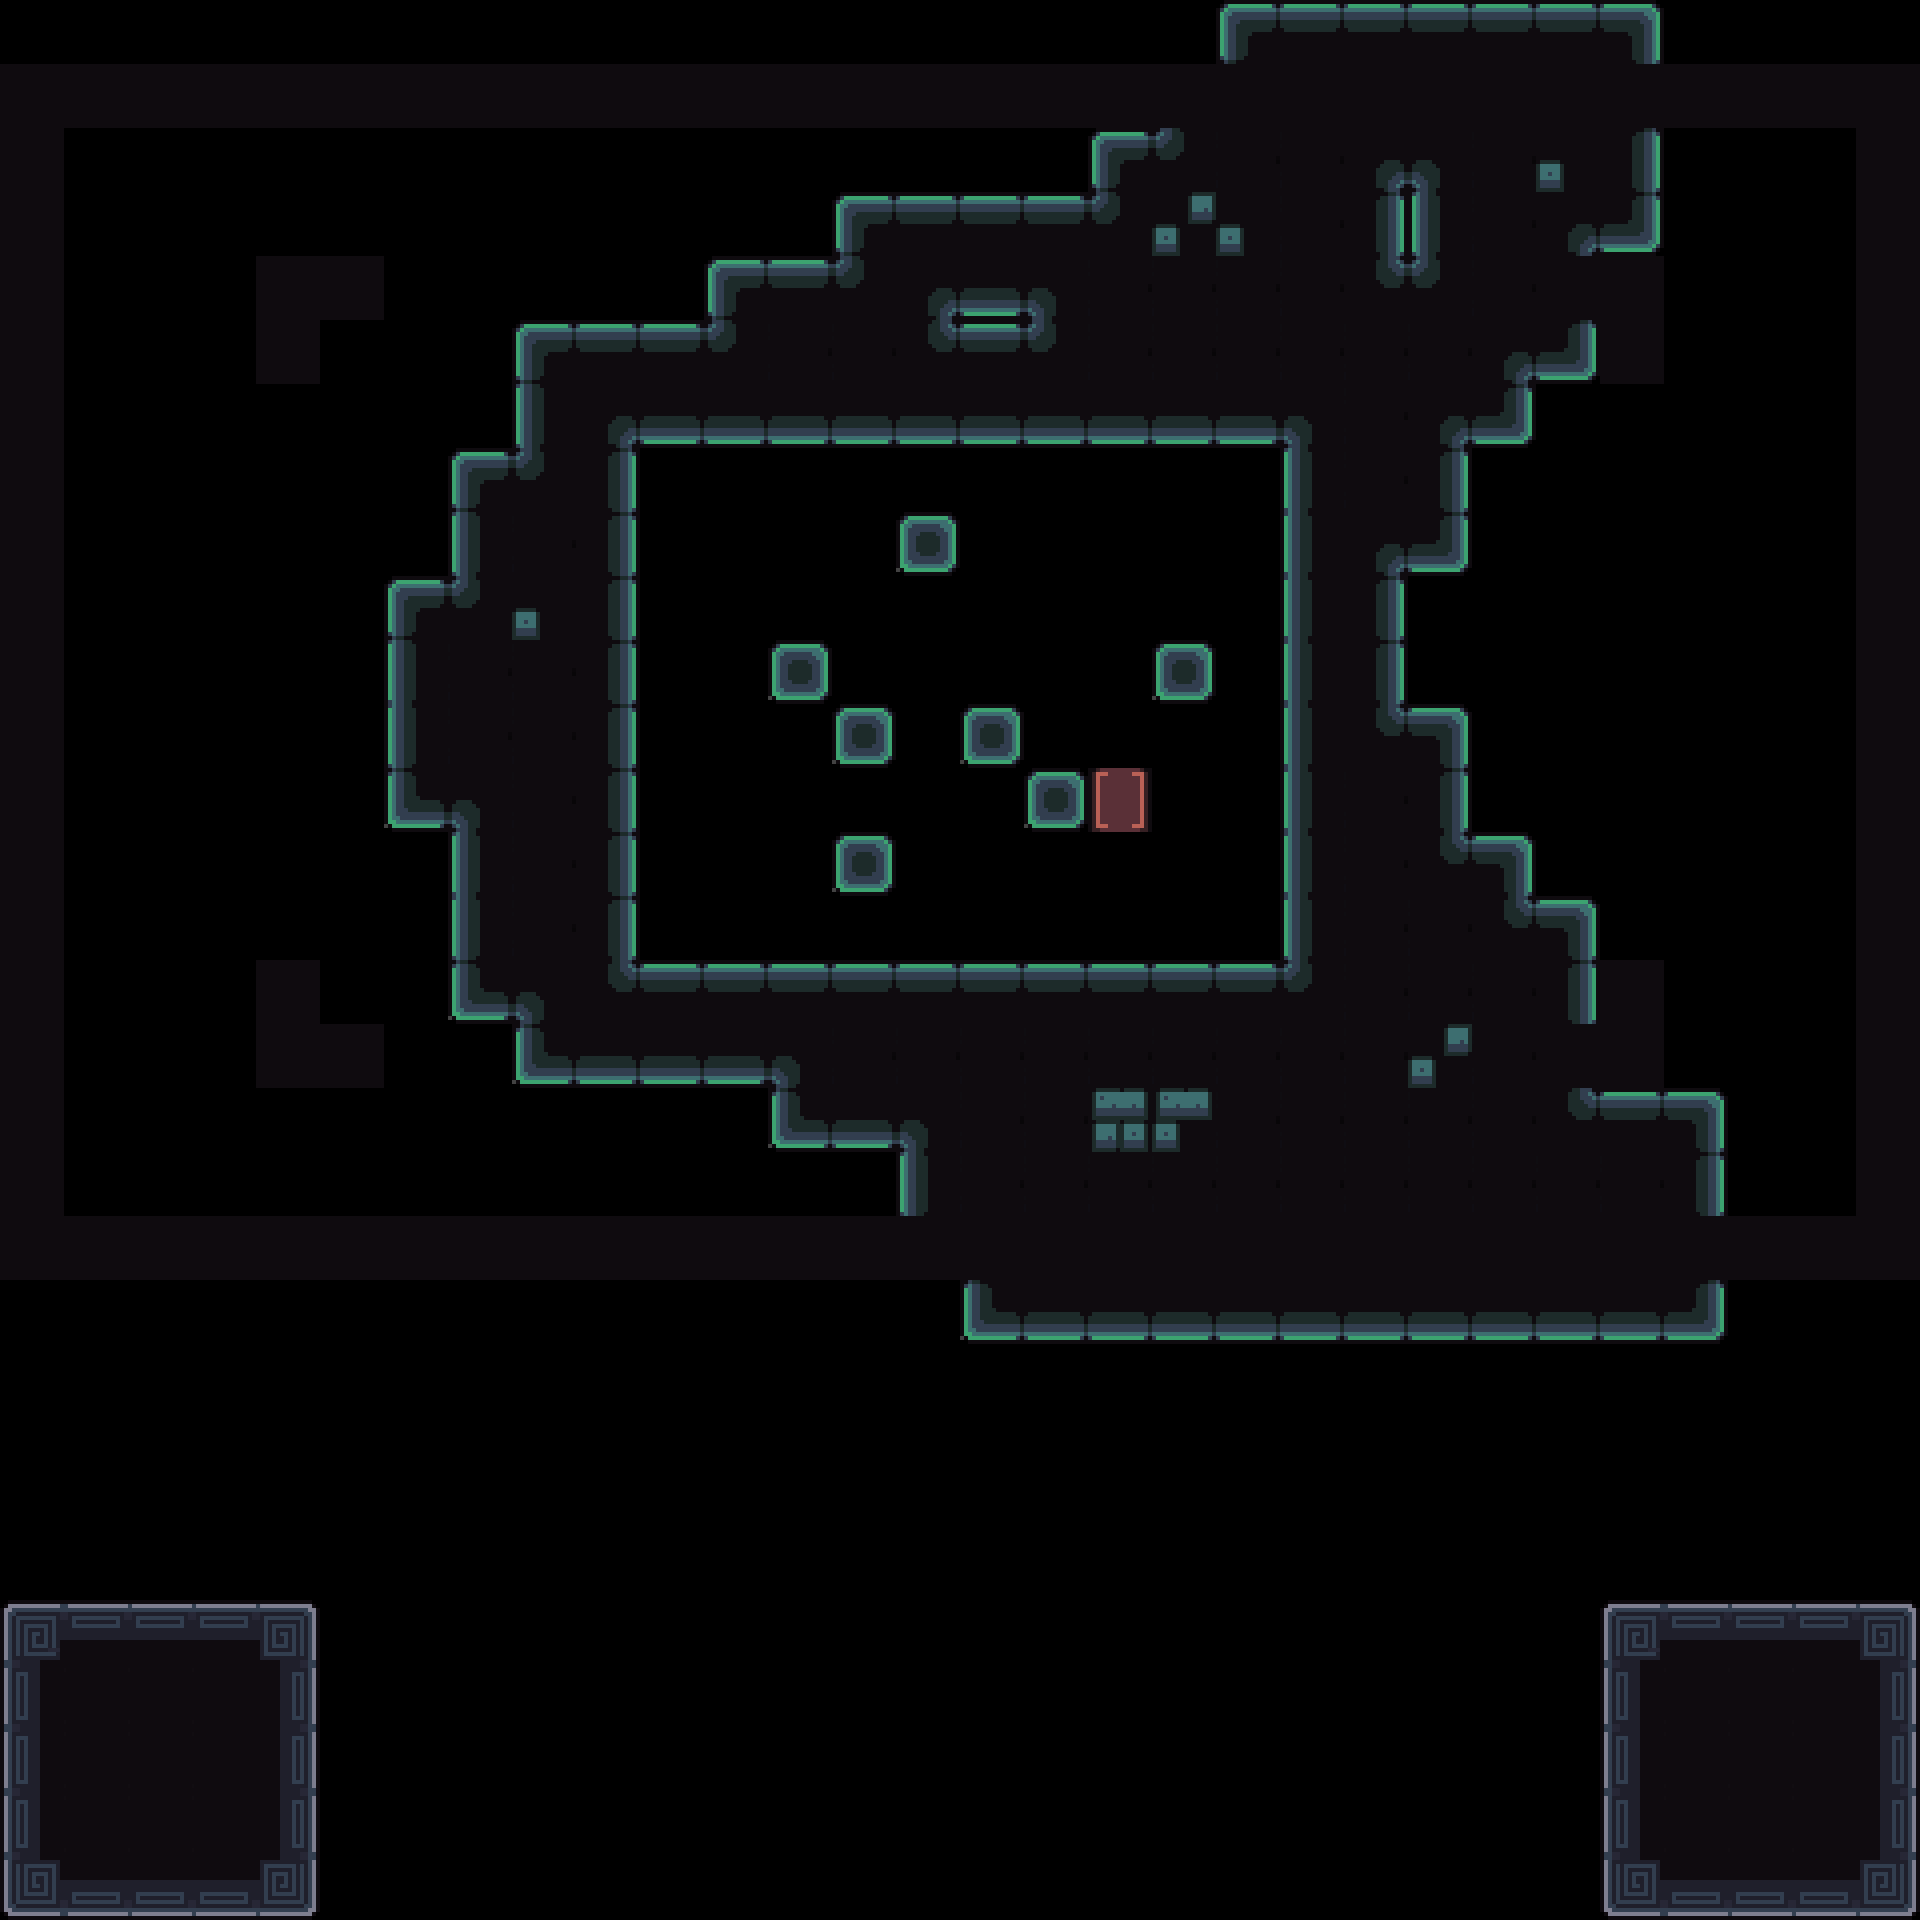

Rendered tile map (Tiled .tmx) drawn with the repository's tilesets; below, a short description and the map source with its tile grids summarised:
An orthogonal 30x30 tile map with 64x64 px tiles, 4 tile layers (Decoration, Main, Exit, Border) and 39 objects (35x 1, Camera1, Camera2, Win, Unactive).

<map version="1.10" tiledversion="1.11.2" orientation="orthogonal" renderorder="right-down" width="30" height="30" tilewidth="64" tileheight="64" infinite="0" nextlayerid="8" nextobjectid="198">
 <tileset firstgid="1" source="../tilesets/tileset_d.tsx" />
 <objectgroup id="4" name="Triggers">
  <object id="23" name="Camera1" x="960" y="672">
   <point />
  </object>
  <object id="24" name="Camera2" x="704" y="480">
   <point />
  </object>
  <object id="28" name="Win" x="0" y="64" width="1920" height="1216" />
  <object id="29" name="Unactive" x="0" y="1600" width="320" height="320" />
  <object id="106" name="Data" type="1" x="0" y="0" width="63.6932" height="63.6932">
   <properties>
    <property name="bg" value="green" />
    <property name="level_number" type="int" value="14" />
    <property name="level_unlock" value="9, 13" />
   </properties>
  </object>
 </objectgroup>
 <layer id="3" name="Decoration" width="30" height="30">
  <data>[900 cells, 1 non-empty, 1 distinct tile ids]</data>
 </layer>
 <layer id="7" name="Main" width="30" height="30">
  <data>[900 cells, 271 non-empty, 26 distinct tile ids]</data>
 </layer>
 <layer id="6" name="Exit" width="30" height="30">
  <data>[900 cells, 11 non-empty, 4 distinct tile ids]</data>
 </layer>
 <objectgroup id="2" name="Entities">
  <object id="109" name="Box" type="1" x="640" y="768" width="63.6932" height="63.6932" />
  <object id="125" name="Box" type="1" x="640" y="576" width="63.6932" height="63.6932" />
  <object id="137" name="Box" type="1" x="1216" y="704" width="63.6932" height="63.6932" />
  <object id="140" name="Box" type="1" x="1216" y="512" width="63.6932" height="63.6932" />
  <object id="143" name="Box" type="1" x="640" y="832" width="63.6932" height="63.6932" />
  <object id="145" name="Box" type="1" x="768" y="896" width="63.6932" height="63.6932" />
  <object id="146" name="Box" type="1" x="1152" y="448" width="63.6932" height="63.6932" />
  <object id="135" name="Box" type="1" x="1216" y="832" width="63.6932" height="63.6932" />
  <object id="126" name="Box" type="1" x="640" y="512" width="63.6932" height="63.6932" />
  <object id="138" name="Box" type="1" x="1216" y="640" width="63.6932" height="63.6932" />
  <object id="141" name="Box" type="1" x="1216" y="448" width="63.6932" height="63.6932" />
  <object id="144" name="Box" type="1" x="640" y="896" width="63.6932" height="63.6932" />
  <object id="124" name="Box" type="1" x="640" y="640" width="63.6932" height="63.6932" />
  <object id="136" name="Box" type="1" x="1216" y="768" width="63.6932" height="63.6932" />
  <object id="139" name="Box" type="1" x="1216" y="576" width="63.6932" height="63.6932" />
  <object id="142" name="Box" type="1" x="704" y="896" width="63.6932" height="63.6932" />
  <object id="127" name="Box" type="1" x="640" y="448" width="63.6932" height="63.6932" />
  <object id="116" name="Box" type="1" x="832" y="896" width="63.6932" height="63.6932" />
  <object id="134" name="Box" type="1" x="704" y="448" width="63.6932" height="63.6932" />
  <object id="117" name="Box" type="1" x="896" y="896" width="63.6932" height="63.6932" />
  <object id="147" name="Box" type="1" x="768" y="704" width="63.6932" height="63.6932" />
  <object id="148" name="Box" type="1" x="960" y="512" width="63.6932" height="63.6932" />
  <object id="149" name="Box" type="1" x="960" y="768" width="63.6932" height="63.6932" />
  <object id="133" name="Box" type="1" x="768" y="448" width="63.6932" height="63.6932" />
  <object id="122" name="Box" type="1" x="1088" y="896" width="63.6932" height="63.6932" />
  <object id="197" name="Battery" type="1" x="1088" y="768" width="63.6932" height="63.6932" />
  <object id="132" name="Box" type="1" x="832" y="448" width="63.6932" height="63.6932" />
  <object id="121" name="Box" type="1" x="1152" y="896" width="63.6932" height="63.6932" />
  <object id="129" name="Box" type="1" x="1024" y="448" width="63.6932" height="63.6932" />
  <object id="119" name="Box" type="1" x="1024" y="896" width="63.6932" height="63.6932" />
  <object id="131" name="Box" type="1" x="896" y="448" width="63.6932" height="63.6932" />
  <object id="120" name="Box" type="1" x="1216" y="896" width="63.6932" height="63.6932" />
  <object id="130" name="Box" type="1" x="1088" y="448" width="63.6932" height="63.6932" />
  <object id="150" name="Player0" type="1" x="1152" y="576" width="63.6932" height="63.6932" />
 </objectgroup>
 <layer id="1" name="Border" width="30" height="30">
  <data>[900 cells, 106 non-empty, 1 distinct tile ids]</data>
 </layer>
</map>
